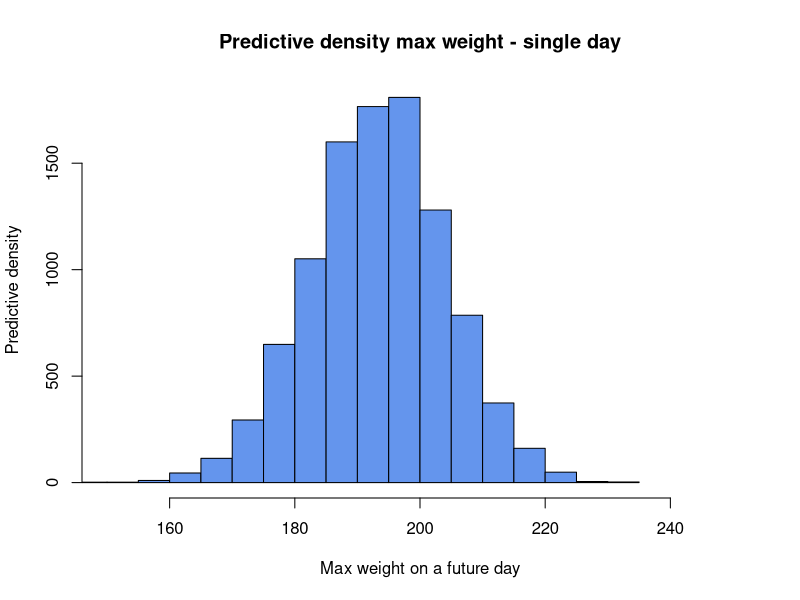
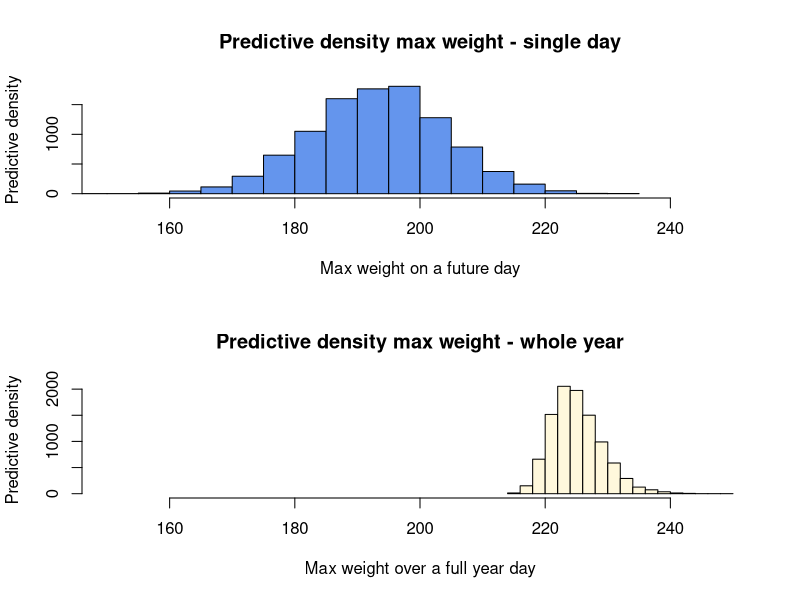
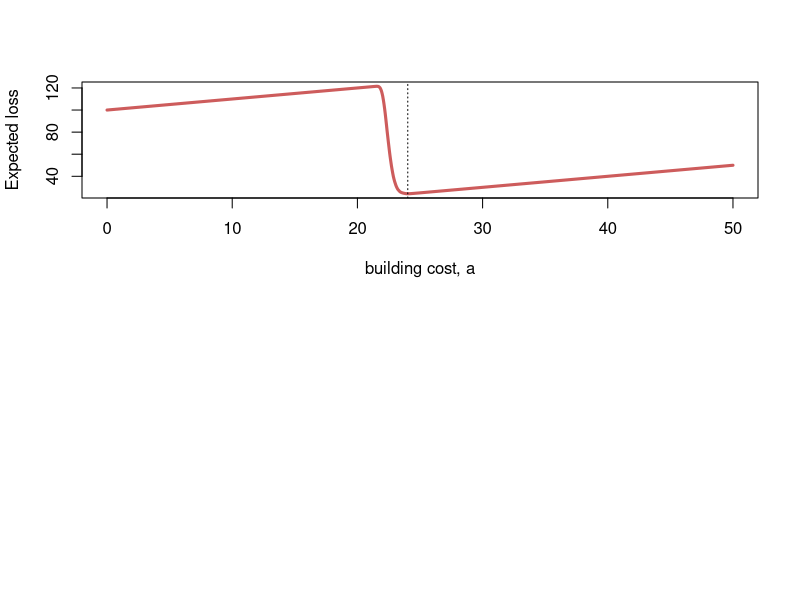

Recreate these plots in R, in order.
## ---- chunk 1
y = c(190,193, 192, 197, 188)
n = length(y)
yBar = mean(y)
sigma = 10
mu0 = 200
tau0 = 10
w = (n/sigma^2)/(n/sigma^2 + 1/tau0^2)
mun = w*yBar + (1-w)*mu0
taun2 = 1/( n/sigma^2 +  1/tau0^2 )
predDraws = rnorm(10000, mun, sqrt(sigma^2 + taun2))
hist(predDraws, xlim = c(150,250),
     xlab = "Max weight on a future day", ylab = "Predictive density", 
     main = "Predictive density max weight - single day", col = "cornflowerblue")
## ---- chunk 2
nSim = 10000
maxWeightYear = rep(0, nSim)
for (i in 1:nSim){
  maxWeightYear[i] = max(rnorm(365, mun, sqrt(sigma^2 + taun2)))
}
par(mfrow = c(2,1))
hist(predDraws, xlim = c(150,250),
     xlab = "Max weight on a future day", ylab = "Predictive density", 
     main = "Predictive density max weight - single day", col = "cornflowerblue")
hist(maxWeightYear, , xlim = c(150,250), xlab = "Max weight over a full year day", 
     ylab = "Predictive density", 
     main = "Predictive density max weight - whole year", col = "cornsilk")
## ---- chunk 3
aGrid = seq(0, 50, length = 1000)
EL = rep(length(aGrid))
for (i in 1:length(aGrid)){
  a = aGrid[i]
  EL[i] = a*mean(maxWeightYear <= 10*a) + (100+a)*mean(maxWeightYear > 10*a)
}
plot(aGrid, EL, xlab = "building cost, a", ylab = "Expected loss", type = "l", 
     lwd = 3, col = "indianred")
abline(v = aGrid[which.min(EL)], lty = "dotted")
